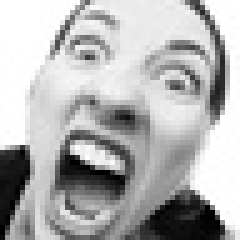
#> input picture data/train/angry/Training_1184435.jpg, 48 x 48 px, found by its file name (shown 5 times larger); its folder holds only this picture in this run
$ jupyter execute --allow-errors deepfer-kaggle-notebook.ipynb   (shell and % lines are left out)
#> lines starting #> are read from the running program, lines starting #| are printed output that depends on the picture
# DeepFER: Facial Emotion Recognition Using Deep Learning
### Deep Learning for Computer Vision — Full Kaggle Pipeline

**Pipeline covered in this notebook:**
1. Setup & Configuration
2. Data Collection & Exploration (FER2013, 7 classes)
3. Data Preprocessing & Augmentation
4. Model 1 — Custom CNN (from scratch)
5. Model 2 — Transfer Learning (MobileNetV2, fine-tuned)
6. Training (with callbacks & hyperparameter tuning)
7. Evaluation (Accuracy, Precision, Recall, F1, Confusion Matrix, ROC)
8. Model Comparison
9. Performance Optimization (lightweight model, quantization, latency benchmark)
10. Export Model (.keras + .tflite) for local real-time deployment
11. Documentation Summary / Report

> **Note:** Real-time webcam inference and the Streamlit app are done **locally** (Kaggle kernels have no camera access). This notebook produces the exported trained model(s) used by the local app.

## 1. Setup & Configuration

[cell 1]
import os, sys, time, json, random, warnings
warnings.filterwarnings("ignore")

import numpy as np
import pandas as pd
import matplotlib.pyplot as plt
import seaborn as sns

import tensorflow as tf
from tensorflow import keras
from tensorflow.keras import layers, models, callbacks, optimizers
from tensorflow.keras.applications import MobileNetV2
from tensorflow.keras.preprocessing.image import ImageDataGenerator

from sklearn.metrics import (classification_report, confusion_matrix,
                              accuracy_score, precision_recall_fscore_support,
                              roc_curve, auc)
from sklearn.utils.class_weight import compute_class_weight
from sklearn.preprocessing import label_binarize

SEED = 42
random.seed(SEED); np.random.seed(SEED); tf.random.set_seed(SEED)
#> (this line was passed over: tensorflow is not available in this run)

print("TensorFlow:", tf.__version__)
print("GPU Available:", tf.config.list_physical_devices('GPU'))
#> (this line was passed over: tensorflow is not available in this run)

# Enable mixed precision if GPU available (faster training on Kaggle T4/P100)
#> (the rest of this cell did not finish here and is left out)

[cell 2]
# ---- Global Config ----
IMG_SIZE      = 48          # native FER2013 resolution (grayscale 48x48)
IMG_SIZE_TL   = 96          # upsampled resolution for transfer-learning backbone
BATCH_SIZE    = 64
EPOCHS_CNN    = 40
EPOCHS_TL     = 25
NUM_CLASSES   = 7
CLASS_NAMES   = ['angry', 'disgust', 'fear', 'happy', 'neutral', 'sad', 'surprise']

OUTPUT_DIR = "/kaggle/working"
os.makedirs(OUTPUT_DIR, exist_ok=True)

## 2. Data Collection & Exploration

**Dataset:** FER2013 (7 emotion classes: angry, disgust, fear, happy, neutral, sad, surprise) — matches the DeepFER project spec exactly.

Add the dataset in Kaggle via **Add Input → search "FER2013" / "Face expression recognition dataset"** (msambare/fer2013 is a common public copy structured as `train/<class>/*.jpg` and `test/<class>/*.jpg`).

If your dataset copy is structured differently (single CSV with pixel strings, e.g. the original Kaggle FER2013 competition format), use the CSV-loading cell instead — both are provided below, pick whichever matches your added dataset.

[cell 3]
# ---- Option A: Directory-structured dataset (train/<class>/*.jpg, test/<class>/*.jpg) ----
DATA_DIR = "/kaggle/input/datasets/msambare/fer2013"
TRAIN_DIR = os.path.join(DATA_DIR, "train")
TEST_DIR  = os.path.join(DATA_DIR, "test")

USE_CSV = not os.path.isdir(TRAIN_DIR)
print("Using CSV pipeline:", USE_CSV)

[cell 4]
# ---- Option B: CSV-structured dataset (original FER2013: 'emotion','pixels','Usage' columns) ----
# Only runs if directory structure not found above.
if USE_CSV:
    CSV_PATH = "/kaggle/input/datasets/msambare/fer2013"   # update to your dataset's csv path
    df = pd.read_csv(CSV_PATH)
    print(df.shape)
    print(df['Usage'].value_counts())

    # [5 lines left out: function csv_to_arrays, not called in this run]

    X_train_raw, y_train_raw = csv_to_arrays(df[df['Usage']=='Training'])
    X_val_raw,   y_val_raw   = csv_to_arrays(df[df['Usage']=='PublicTest'])
    X_test_raw,  y_test_raw  = csv_to_arrays(df[df['Usage']=='PrivateTest'])
    print(X_train_raw.shape, X_val_raw.shape, X_test_raw.shape)

### 2.1 Dataset composition / class distribution

[cell 5]
if not USE_CSV:
    counts = {c: len(os.listdir(os.path.join(TRAIN_DIR, c))) for c in CLASS_NAMES if os.path.isdir(os.path.join(TRAIN_DIR, c))}
else:
    import collections
    counts = collections.Counter(y_train_raw)
    counts = {CLASS_NAMES[k]: v for k, v in counts.items()}

plt.figure(figsize=(9,4))
sns.barplot(x=list(counts.keys()), y=list(counts.values()), palette="viridis")
plt.title("Training set class distribution")
plt.ylabel("Image count"); plt.xticks(rotation=30)
plt.show()
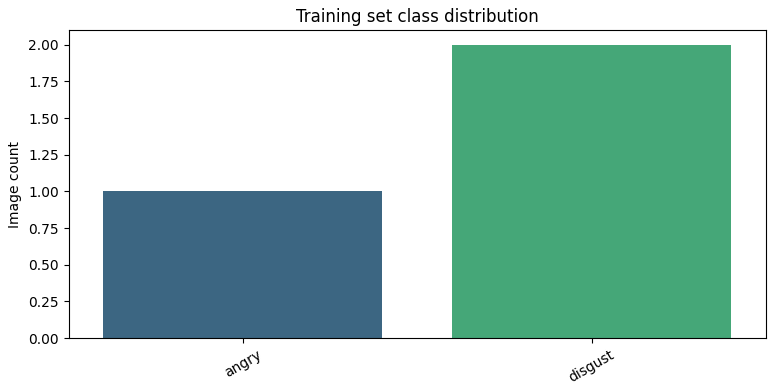
#> figure drawn by matplotlib, 1 panel
print(counts)

### 2.2 Sample images per class

[cell 6]
if not USE_CSV:
    fig, axes = plt.subplots(1, len(CLASS_NAMES), figsize=(18,3))
    for ax, c in zip(axes, CLASS_NAMES):
        folder = os.path.join(TRAIN_DIR, c)
        if os.path.isdir(folder):
            fname = os.listdir(folder)[0]
            img = plt.imread(os.path.join(folder, fname))
#> img is the input picture: shape (48, 48); min 0, max 255, mean 178.3
            ax.imshow(img, cmap='gray')
        ax.set_title(c); ax.axis('off')
    plt.tight_layout(); plt.show()
#> after `plt.tight_layout()`:
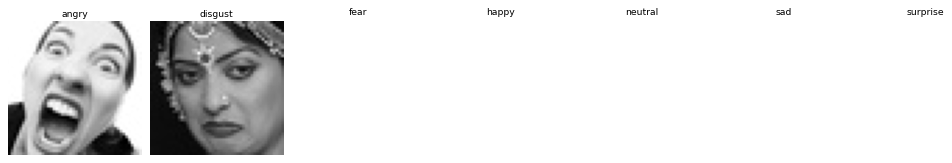
#> figure drawn by matplotlib, 2 panels
else:
    fig, axes = plt.subplots(1, len(CLASS_NAMES), figsize=(18,3))
    for ax, cls_idx in zip(axes, range(NUM_CLASSES)):
        idx = np.where(y_train_raw == cls_idx)[0][0]
        ax.imshow(X_train_raw[idx].squeeze(), cmap='gray')
        ax.set_title(CLASS_NAMES[cls_idx]); ax.axis('off')
    plt.tight_layout(); plt.show()
